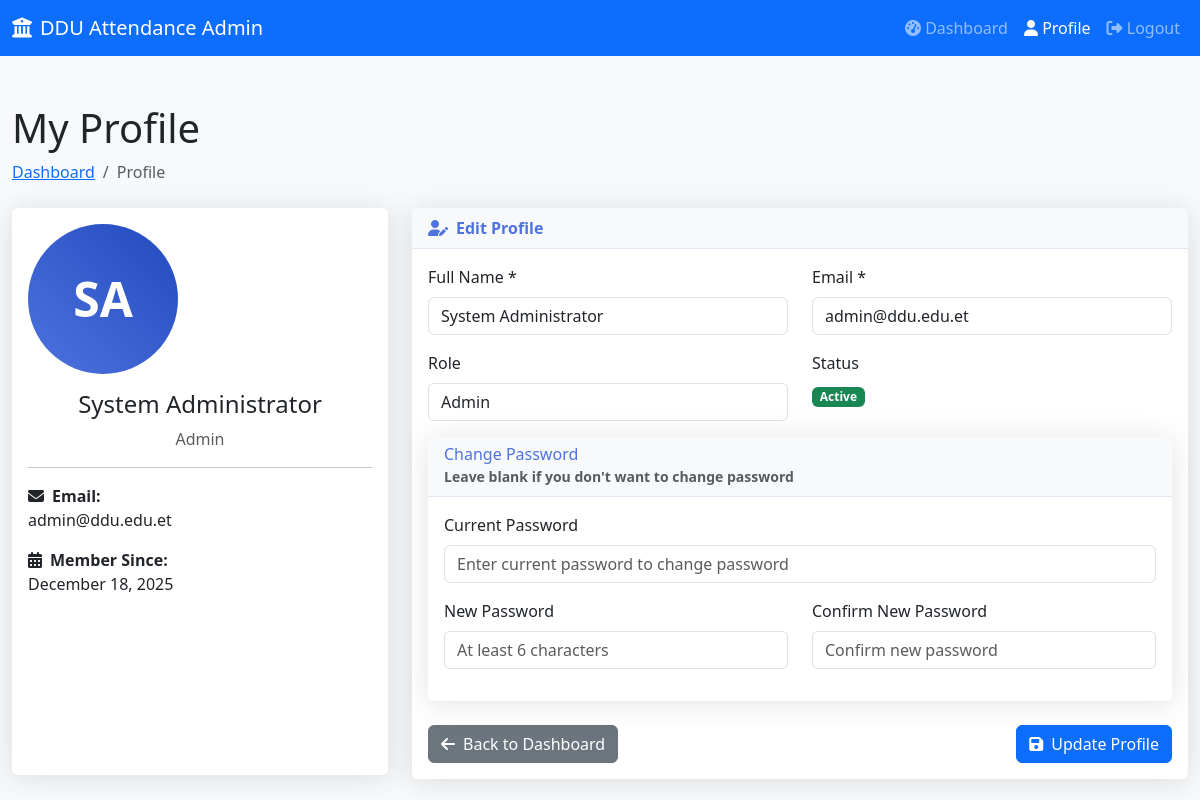
Screenshot of /admin/profile.php (signed in) with the database file from the repository.
### tables this page shows
CREATE TABLE `users` (
  `user_id` int(11) NOT NULL,
  `username` varchar(50) NOT NULL,
  `password` varchar(255) NOT NULL,
  `full_name` varchar(100) NOT NULL,
  `email` varchar(100) NOT NULL,
  `phone` varchar(20) DEFAULT NULL,
  `role` enum('admin','teacher','student','dean','registrar') DEFAULT 'teacher',
  `department_id` int(11) DEFAULT NULL,
  `profile_image` varchar(255) DEFAULT NULL,
  `is_active` tinyint(1) DEFAULT '1',
  `created_at` timestamp NOT NULL DEFAULT CURRENT_TIMESTAMP,
  `updated_at` timestamp NOT NULL DEFAULT CURRENT_TIMESTAMP ON UPDATE CURRENT_TIMESTAMP,
  `is_department_head` tinyint(1) DEFAULT '0'
);

### admin/profile.php (the view, shortened to what this page needs)
<?php
require_once '../includes/db_connect.php';
$user_id = $_SESSION['user_id'];
$sql = "SELECT * FROM users WHERE user_id = ?";
$stmt = $conn->prepare($sql);
if (!$stmt->bind_param("i", $user_id)) {
    die("Bind param failed: " . $stmt->error);
}
if (!$stmt->execute()) {
    die("Execute failed: " . $stmt->error);
}
$result = $stmt->get_result();
$user = $result->fetch_assoc();
?>
<!DOCTYPE html>
<html lang="en">
<head>
    <link href="https://cdn.jsdelivr.net/npm/bootstrap@5.3.0-alpha1/dist/css/bootstrap.min.css" rel="stylesheet">
    <link rel="stylesheet" href="https://cdnjs.cloudflare.com/ajax/libs/font-awesome/6.4.0/css/all.min.css">
</head>
<body>
    <nav class="navbar navbar-expand-lg navbar-dark bg-primary">
        <div class="container-fluid">
            <a class="navbar-brand" href="dashboard.php">
                <i class="fas fa-university me-2"></i>DDU Attendance Admin
            </a>
            <div class="collapse navbar-collapse" id="navbarNav">
                <ul class="navbar-nav ms-auto">
                    <li class="nav-item">
                        <a class="nav-link" href="dashboard.php"><i class="fas fa-tachometer-alt"></i> Dashboard</a>
                    </li>
                    <li class="nav-item">
                        <a class="nav-link active" href="profile.php"><i class="fas fa-user"></i> Profile</a>
                    </li>
                    <li class="nav-item">
                        <a class="nav-link" href="../logout.php"><i class="fas fa-sign-out-alt"></i> Logout</a>
                    </li>
                </ul>
            </div>
        </div>
    </nav>
<div class="container-fluid mt-4">
    <div class="row">
        <div class="col-md-12">
            <h1 class="mt-4">My Profile</h1>
            <nav aria-label="breadcrumb" class="mb-4">
                <ol class="breadcrumb">
                    <li class="breadcrumb-item"><a href="dashboard.php">Dashboard</a></li>
                    <li class="breadcrumb-item active" aria-current="page">Profile</li>
                </ol>
            </nav>
            <div class="row">
                <div class="col-md-4 mb-4">
                    <div class="card h-100">
                        <div class="card-body text-center">
                            <div class="mb-3">
                                <div class="profile-pic-wrapper mx-auto">
                                    <div class="profile-pic-placeholder rounded-circle">
                                        <?php
                                        $names = explode(' ', $user['full_name']);
                                        $initials = '';
                                        foreach ($names as $name) {
                                            $initials .= strtoupper(substr($name, 0, 1));
                                            if (strlen($initials) >= 2) break;
                                        }
                                        echo $initials ?: 'U';
                                        ?>
                                    </div>
                                </div>
                            </div>
                            <h4 class="card-title"><?php echo htmlspecialchars($user['full_name']); ?></h4>
                            <p class="text-muted"><?php echo ucfirst($user['role'] ?? 'admin'); ?></p>
                            <hr>
                            <div class="text-start">
                                <p><strong><i class="fas fa-envelope me-2"></i>Email:</strong><br>
                                <?php echo htmlspecialchars($user['email']); ?></p>
                                <p><strong><i class="fas fa-calendar-alt me-2"></i>Member Since:</strong><br>
                                <?php echo date('F d, Y', strtotime($user['created_at'] ?? date('Y-m-d'))); ?></p>
                            </div>
                        </div>
                    </div>
                </div>
                <div class="col-md-8">
                    <div class="card">
                        <div class="card-header">
                            <i class="fas fa-user-edit me-2"></i>Edit Profile
                        </div>
                        <div class="card-body">
                            <form method="POST" action="">
                                <div class="row">
                                    <div class="col-md-6 mb-3">
                                        <label class="form-label">Full Name *</label>
                                        <input type="text" class="form-control" name="full_name"
                                               value="<?php echo htmlspecialchars($user['full_name']); ?>" required>
                                    </div>
                                    <div class="col-md-6 mb-3">
                                        <label class="form-label">Email *</label>
                                        <input type="email" class="form-control" name="email"
                                               value="<?php echo htmlspecialchars($user['email']); ?>" required>
                                    </div>
                                </div>
                                <div class="row">
                                    <div class="col-md-6 mb-3">
                                        <label class="form-label">Role</label>
                                        <input type="text" class="form-control" value="<?php echo ucfirst($user['role'] ?? 'admin'); ?>" readonly>
                                    </div>
                                    <div class="col-md-6 mb-3">
                                        <label class="form-label">Status</label>
                                        <div>
                                            <span class="badge bg-<?php echo ($user['status'] ?? 'active') == 'active' ? 'success' : 'danger'; ?>">
                                                <?php echo ucfirst($user['status'] ?? 'active'); ?>
                                            </span>
                                        </div>
                                    </div>
                                </div>
                                <div class="card mb-4">
                                    <div class="card-header bg-light">
                                        <h6 class="mb-0">Change Password</h6>
                                        <small class="text-muted">Leave blank if you don't want to change password</small>
                                    </div>
                                    <div class="card-body">
                                        <div class="row">
                                            <div class="col-md-12 mb-3">
                                                <label class="form-label">Current Password</label>
                                                <input type="password" class="form-control" name="current_password"
                                                       placeholder="Enter current password to change password">
                                            </div>
                                            <div class="col-md-6 mb-3">
                                                <label class="form-label">New Password</label>
                                                <input type="password" class="form-control" name="new_password"
                                                       placeholder="At least 6 characters">
                                            </div>
                                            <div class="col-md-6 mb-3">
                                                <label class="form-label">Confirm New Password</label>
                                                <input type="password" class="form-control" name="confirm_password"
                                                       placeholder="Confirm new password">
                                            </div>
                                        </div>
                                    </div>
                                </div>
                                <div class="d-flex justify-content-between">
                                    <a href="dashboard.php" class="btn btn-secondary">
                                        <i class="fas fa-arrow-left me-2"></i>Back to Dashboard
                                    </a>
                                    <button type="submit" class="btn btn-primary">
                                        <i class="fas fa-save me-2"></i>Update Profile
                                    </button>
                                </div>
                            </form>
                        </div>
                    </div>
                </div>
            </div>
        </div>
    </div>
</div>
</body>
</html>

### admin/profile.php (style rules this page uses)
body { background-color: #f8f9fa; }
.profile-pic-placeholder { width: 150px; height: 150px; background: linear-gradient(45deg, #4e73df, #224abe); color: white; display: flex; align-items: center; justify-content: center; font-size: 48px; font-weight: bold; border-radius: 50%; cursor: pointer; transition: all 0.3s ease; }
.card { border: none; box-shadow: 0 0.15rem 1.75rem 0 rgba(58, 59, 69, 0.15); margin-bottom: 20px; }
.card-header { background-color: #f8f9fa; border-bottom: 1px solid #e3e6f0; font-weight: 700; color: #4e73df; }

### rows the page displays
users: full_name "System Administrator", role "Admin", email "admin@ddu.edu.et"

### other values shown
$initials ?: 'U' "SA"
$user['status'] "Active"
